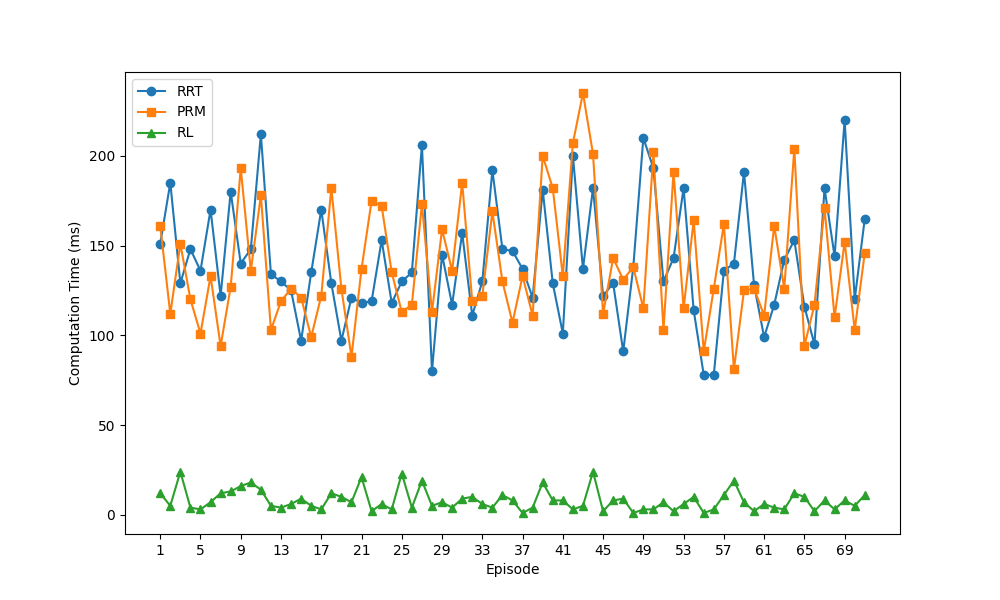

Recreate this plot in Python.
import matplotlib.pyplot as plt
import json

file = open('performance_results_of_rl_rrt_prm_3.json', 'r+')
raw_data = json.loads(file.read())
data = []
for i in raw_data:
    if i['rrt'] < 1000 or i['prm'] < 1000:
        data.append(i)

rrt_values = [entry["rrt"] for entry in data]
prm_values = [entry["prm"] for entry in data]
rl_values = [entry["rl"] for entry in data]
plt.figure(figsize=(10, 6))
plt.plot(range(1, len(data) + 1), rrt_values, marker='o', label="RRT")
plt.plot(range(1, len(data) + 1), prm_values, marker='s', label="PRM")
plt.plot(range(1, len(data) + 1), rl_values, marker='^', label="RL")

plt.xlabel("Episode")
plt.ylabel("Computation Time (ms)")
x_ticks = range(1, len(data) + 1, 4)
plt.xticks(x_ticks)

plt.legend()
# plt.title("Computation Times of PRM, RRT, and RL")

plt.show()
